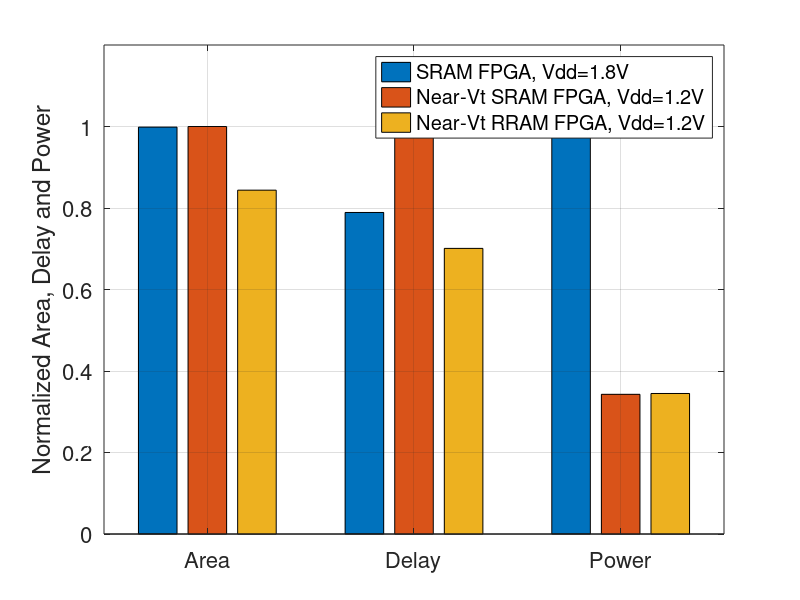
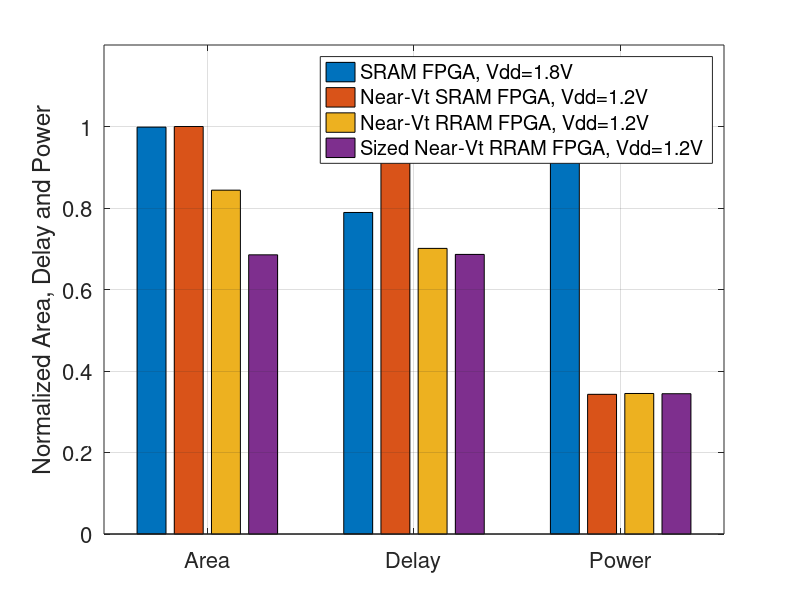
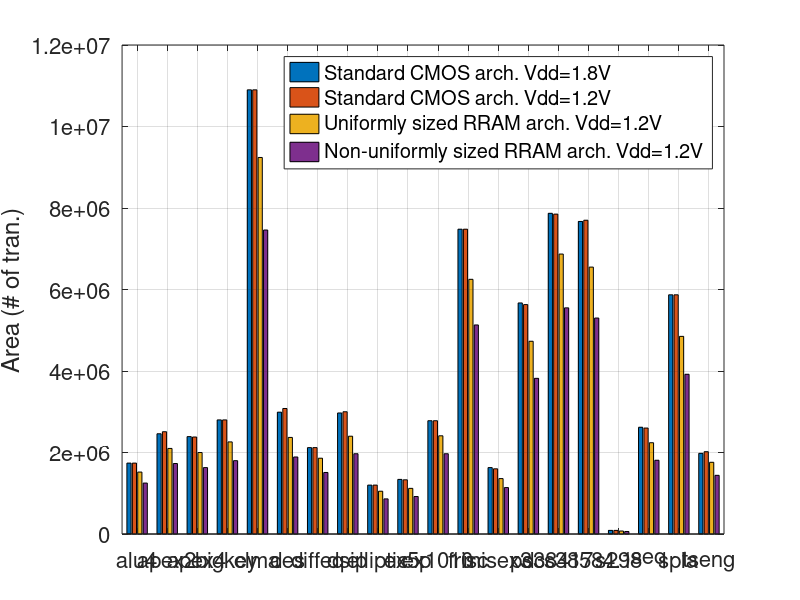
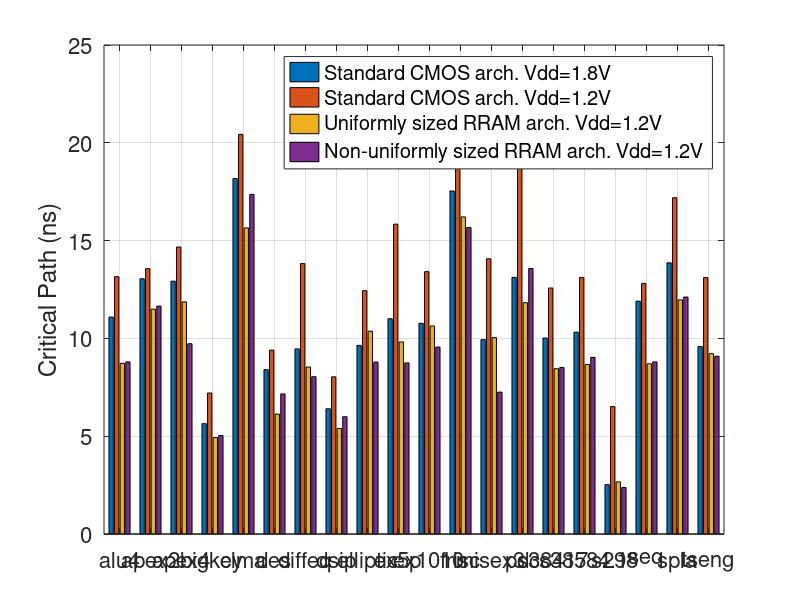

MATLAB code for these plots, in order:
clear all
close all
%% Figure Data Source
std_1p8V = [ % Circuit Name, # of LUT, Min Chan., Area, Delay, Power 
{'alu4'},503,44,1.74E+06,11.0901,0.8008;
{'apex2'},643,62,2.46E+06,13.0504,1.069;
{'apex4'},577,68,2.39E+06,12.9259,1.086;
{'bigkey'},571,38,2.80E+06,5.64079,3.522;
{'clma'},2787,84,1.09E+07,18.1702,4.139;
{'des'},556,36,2.99E+06,8.40318,4.744;
{'diffeq'},562,42,2.12E+06,9.46399,1.066;
{'dsip'},681,36,2.97E+06,6.40369,3.689;
{'elliptic'},315,30,1.20E+06,9.64305,0.5451;
{'ex5p'},354,64,1.34E+06,11.0057,0.6266;
{'ex1010'},647,70,2.78E+06,10.77,1.05;
{'frisc'},1752,88,7.48E+06,17.5363,2.855;
{'misex3'},438,48,1.63E+06,9.93789,0.8228;
{'pdc'},1350,104,5.67E+06,13.1213,1.995;
{'s38417'},2164,50,7.87E+06,10.0192,3.154;
{'s38584.1'},2093,66,7.67E+06,10.3171,3.269;
{'s298'},18,20,8.87E+04,2.52428,0.07622;
{'seq'},668,74,2.62E+06,11.9027,1.068;
{'spla'},1373,114,5.87E+06,13.865,1.991;
{'tseng'},657,54,1.98E+06,9.58416,0.876;
];

std_1p2V = [ % Circuit Name, # of LUT, Min Chan., Area, Delay, Power 
{'alu4'},503,46,1.74E+06,13.1576,0.2745;
{'apex2'},643,66,2.51E+06,13.5655,0.3676;
{'apex4'},577,66,2.38E+06,14.6732,0.3727;
{'bigkey'},571,38,2.80E+06,7.20877,1.203;
{'clma'},2787,82,1.09E+07,20.4312,1.422;
{'des'},556,40,3.08E+06,9.39861,1.625;
{'diffeq'},562,40,2.12E+06,13.8263,0.3651;
{'dsip'},681,38,3.00E+06,8.03478,1.261;
{'elliptic'},315,30,1.20E+06,12.4401,0.1871;
{'ex5p'},354,62,1.33E+06,15.8401,0.2145;
{'ex1010'},647,70,2.78E+06,13.4124,0.3603;
{'frisc'},1752,88,7.48E+06,22.2794,0.9797;
{'misex3'},438,48,1.60E+06,14.0711,0.2815;
{'pdc'},1350,100,5.63E+06,19.3013,0.6846;
{'s38417'},2164,52,7.85E+06,12.5772,1.085;
{'s38584.1'},2093,66,7.70E+06,13.1104,1.118;
{'s298'},18,20,8.87E+04,6.51511,0.0256;
{'seq'},668,72,2.60E+06,12.814,0.3673;
{'spla'},1373,114,5.87E+06,17.1913,0.684;
{'tseng'},657,54,2.02E+06,13.1106,0.2999;
];

rram_1p2V = [ % Circuit Name, # of LUT, Min Chan., Area, Delay, Power 
{'alu4'},503,40,1.52E+06,8.72591,0.2756;
{'apex2'},643,68,2.10E+06,11.4962,0.3694;
{'apex4'},577,66,2.00E+06,11.868,0.3731;
{'bigkey'},571,42,2.26E+06,4.93097,1.214;
{'clma'},2787,82,9.24E+06,15.6507,1.426;
{'des'},556,42,2.37E+06,6.13233,1.635;
{'diffeq'},562,40,1.86E+06,8.53808,0.3663;
{'dsip'},681,34,2.40E+06,5.39885,1.27;
{'elliptic'},315,28,1.05E+06,10.366,0.1874;
{'ex5p'},354,62,1.12E+06,9.81796,0.2156;
{'ex1010'},647,70,2.41E+06,10.635,0.3611;
{'frisc'},1752,86,6.25E+06,16.2109,0.9815;
{'misex3'},438,44,1.36E+06,10.042,0.2826;
{'pdc'},1350,104,4.73E+06,11.8263,0.6881;
{'s38417'},2164,54,6.87E+06,8.45237,1.097;
{'s38584.1'},2093,68,6.55E+06,8.66856,1.13;
{'s298'},18,18,7.34E+04,2.66432,0.02598;
{'seq'},668,74,2.24E+06,8.70075,0.3707;
{'spla'},1373,114,4.85E+06,11.9705,0.6865;
{'tseng'},657,54,1.76E+06,9.22226,0.3009;
];

rram_sizing_1p2V = [ % Circuit Name, # of LUT, Min Chan., Area, Delay, Power 
{'alu4'},    503,46,1.25E+06,8.79897,0.2762;
{'apex2'},   643,62,1.73E+06,11.6499,0.3689;
{'apex4'},   577,68,1.63E+06,9.7291,0.3736;
{'bigkey'},  571,34,1.80E+06,5.03868,1.21;
{'clma'},    2787,78,7.46E+06,17.3634,1.425;
{'des'},     556,36,1.89E+06,7.16036,1.628;
{'diffeq'},  562,40,1.51E+06,8.04218,0.3666;
{'dsip'},    681,36,1.97E+06,5.99609,1.267;
{'elliptic'},315,30,8.62E+05,8.78802,0.1878;
{'ex5p'},    354,66,9.20E+05,8.74814,0.2161;
{'ex1010'},  647,70,1.97E+06,9.55615,0.3614;
{'frisc'},   1752,88,5.13E+06,15.6679,0.9822;
{'misex3'},  438,50,1.14E+06,7.25313,0.2844;
{'pdc'},     1350,102,3.82E+06,13.573,0.6872;
{'s38417'},  2164,50,5.55E+06,8.51229,1.093;
{'s38584.1'},2093,64,5.30E+06,9.03157,1.125;
{'s298'},    18,20,6.16E+04,2.37737,0.02606;
{'seq'},     668,72,1.81E+06,8.79817,0.3705;
{'spla'},    1373,106,3.92E+06,12.1145,0.6856;
{'tseng'},   657,54,1.44E+06,9.08771,0.3009;
];

%% Pre-process the raw data
circuit_names = std_1p8V(:,1);
std_1p8V_results = cell2mat(std_1p8V(:,(4:6)));
std_1p2V_results = cell2mat(std_1p2V(:,(4:6)));
rram_1p2V_results = cell2mat(rram_1p2V(:,(4:6)));
rram_sizing_1p2V_results = cell2mat(rram_sizing_1p2V(:,(4:6)));
xindex = 1:1:length(circuit_names);
% Table the area, delay, power
area_table = [std_1p8V_results(:,1) std_1p2V_results(:,1) rram_1p2V_results(:,1) rram_sizing_1p2V_results(:,1)];
delay_table = [std_1p8V_results(:,2) std_1p2V_results(:,2) rram_1p2V_results(:,2) rram_sizing_1p2V_results(:,2)];
power_table = [std_1p8V_results(:,3) std_1p2V_results(:,3) rram_1p2V_results(:,3) rram_sizing_1p2V_results(:,3)];
% Average the area, delay and power
average_area_table = mean(area_table);
average_delay_table = mean(delay_table);
average_power_table = mean(power_table);
% normalize area, delay and power 
normalize_area_table = average_area_table./max(average_area_table((1:3)));
normalize_delay_table = average_delay_table./max(average_delay_table((1:3)));
normalize_power_table = average_power_table./max(average_power_table((1:3)));

%% Bar graphs
% Normailized Graph
fig_handle0 = figure;
b = bar([normalize_area_table(:,(1:3))', normalize_delay_table(:,(1:3))', normalize_power_table(:,(1:3))']'); 
ch = get(b,'children');
set(gca,'xlim',[0.5 3+0.5],'Fontsize',16);
set(gca,'ylim',[0 1+0.2],'Fontsize',16);
set(gca,'XTick',xindex);
set(gca,'XTickLabel',[{'Area'};{'Delay'};{'Power'}]);
set(fig_handle0, 'Position', [1 1 1600 400]);
legend('SRAM FPGA, Vdd=1.8V','Near-Vt SRAM FPGA, Vdd=1.2V','Near-Vt RRAM FPGA, Vdd=1.2V');
ylabel('Normalized Area, Delay and Power');
grid on

% normalize area, delay and power 
normalize_area_table = average_area_table./max(average_area_table);
normalize_delay_table = average_delay_table./max(average_delay_table);
normalize_power_table = average_power_table./max(average_power_table);

%% Bar graphs
% Normailized Graph
fig_handle01 = figure;
b = bar([normalize_area_table(:,(1:4))', normalize_delay_table(:,(1:4))', normalize_power_table(:,(1:4))']'); 
ch = get(b,'children');
set(gca,'xlim',[0.5 3+0.5],'Fontsize',16);
set(gca,'ylim',[0 1+0.2],'Fontsize',16);
set(gca,'XTick',xindex);
set(gca,'XTickLabel',[{'Area'};{'Delay'};{'Power'}]);
set(fig_handle01, 'Position', [1 1 1600 400]);
legend('SRAM FPGA, Vdd=1.8V','Near-Vt SRAM FPGA, Vdd=1.2V','Near-Vt RRAM FPGA, Vdd=1.2V', 'Sized Near-Vt RRAM FPGA, Vdd=1.2V');
ylabel('Normalized Area, Delay and Power');
grid on


% Area
fig_handle1 = figure;
%h1 = subplot(3,1,1);
b = bar([std_1p8V_results(:,1),std_1p2V_results(:,1),rram_1p2V_results(:,1),rram_sizing_1p2V_results(:,1)]);
ch = get(b,'children');
set(gca,'xlim',[0.5 length(circuit_names)+0.5],'Fontsize',16);
set(gca,'XTick',xindex);
set(gca,'XTickLabel',circuit_names);
set(fig_handle1, 'Position', [1 1 1600 400]);
legend('Standard CMOS arch. Vdd=1.8V','Standard CMOS arch. Vdd=1.2V','Uniformly sized RRAM arch. Vdd=1.2V','Non-uniformly sized RRAM arch. Vdd=1.2V');
ylabel('Area (# of tran.)');
grid on

% Delay
fig_handle2 = figure;
%h2 = subplot(3,1,2);
b = bar([std_1p8V_results(:,2),std_1p2V_results(:,2),rram_1p2V_results(:,2),rram_sizing_1p2V_results(:,2)]);
ch = get(b,'children');
set(gca,'xlim',[0.5 length(circuit_names)+0.5],'Fontsize',16);
set(gca,'XTick',xindex);
set(gca,'XTickLabel',circuit_names);
set(fig_handle2, 'Position', [1 1 1600 400]);
legend('Standard CMOS arch. Vdd=1.8V','Standard CMOS arch. Vdd=1.2V','Uniformly sized RRAM arch. Vdd=1.2V','Non-uniformly sized RRAM arch. Vdd=1.2V');
ylabel('Critical Path (ns)');
grid on

% Power
fig_handle3 = figure;
%h3 = subplot(3,1,3);
b = bar([std_1p8V_results(:,3),std_1p2V_results(:,3),rram_1p2V_results(:,3),rram_sizing_1p2V_results(:,3)]);
ch = get(b,'children');
set(gca,'xlim',[0.5 length(circuit_names)+0.5],'Fontsize',16);
set(gca,'XTick',xindex);
set(gca,'XTickLabel',circuit_names);
set(fig_handle3, 'Position', [1 1 1600 400]);
legend('Standard CMOS arch. Vdd=1.8V','Standard CMOS arch. Vdd=1.2V','Uniformly sized RRAM arch. Vdd=1.2V','Non-uniformly sized RRAM arch. Vdd=1.2V');
ylabel('Power (W)');
grid on
